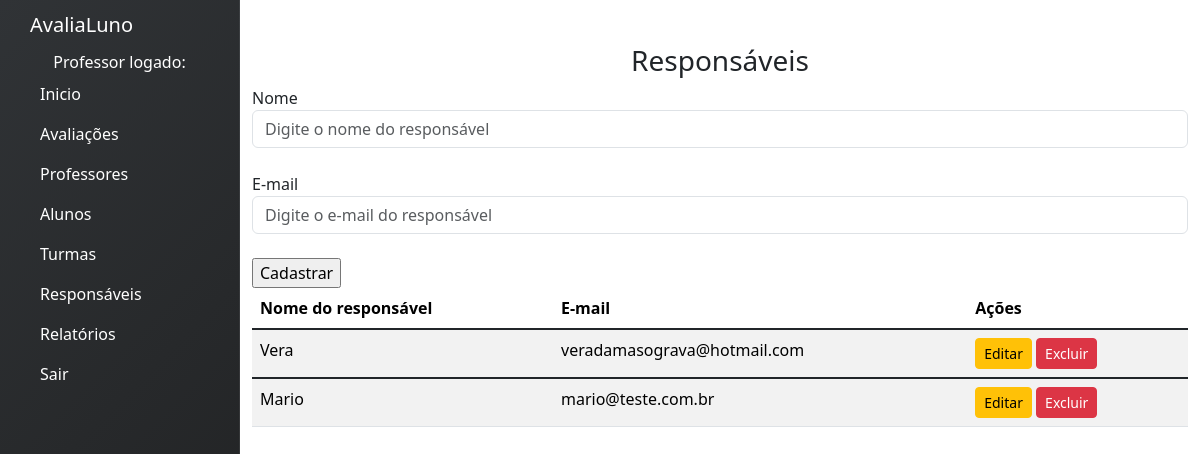
Page /responsaveis on the earlier database version.
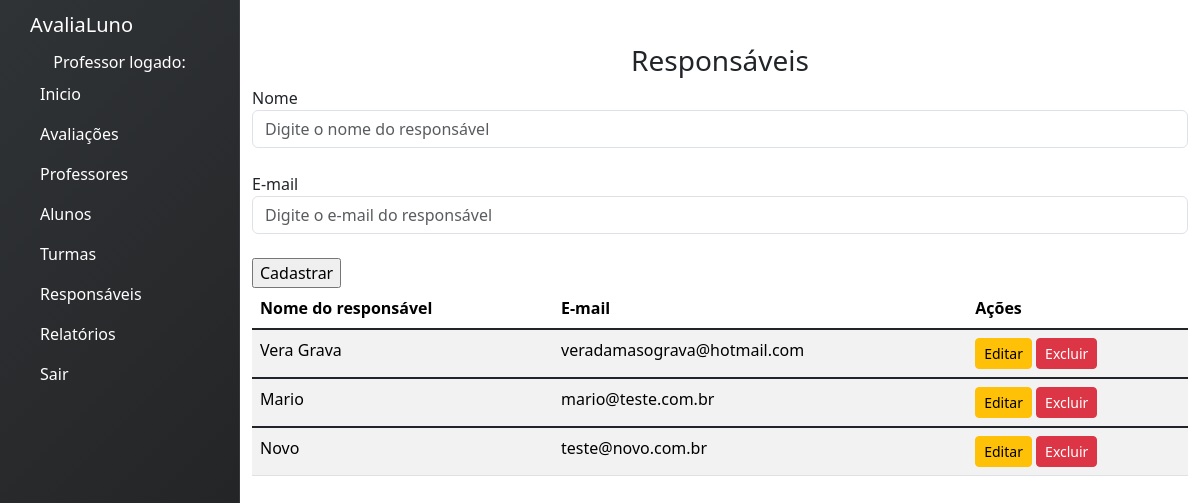
Same page on the later database version.
### avaliacoes/models.py (models this page shows, shortened)
class Responsavel(models.Model):
    nome = models.CharField(max_length=100)
    email = models.EmailField()
    class Meta:
        verbose_name = "Responsável"
        verbose_name_plural = "Responsáveis" # Define o nome plural personalizado

### avaliacoes/views.py (the view, shortened to what this page needs)
# urls.py: path('responsaveis', views.responsaveis, name='responsaveis'),
def responsaveis(request):
    lista_responsaveis = Responsavel.objects.all()
    return render(request,'responsaveis.html',{'lista_responsaveis':lista_responsaveis})

### avaliacoes/templates/responsaveis.html (shortened to what this page needs)
{% extends 'base.html' %}
{% block content %}
<h3><center> Responsáveis </center></h3>
<form action="" method="POST">
  <div class="form-group">
    <label for="exampleFormControlInput1">Nome</label>
    <input type="text" name="nome" id="nome" class="form-control" id="exampleFormControlInput1" placeholder="Digite o nome do responsável">
  </div>
  <br>
  <div class="form-group">
    <label for="exampleFormControlInput1">E-mail</label>
    <input type="text" name="email" id="email" class="form-control" id="exampleFormControlInput1" placeholder="Digite o e-mail do responsável">
  </div>
  <div class="form-group">
    <br>
    <input type="submit" name="salvar_responsavel" id="btnSalvar" value="Cadastrar">
  </div>
</form>
<div class="table-wrapper-scroll-y my-custom-scrollbar">
  <table class="table table-striped mb-1">
      <thead>
          <tr>
              <th scope="col">Nome do responsável</th>
              <th scope="col">E-mail</th>
              <th scope="col">Ações</th>
          </tr>
      </thead>
          {% for responsavel in lista_responsaveis %}
          <tbody>
              <tr>
                  <td>{{ responsavel.nome }}</td>
                  <td>{{ responsavel.email }}</td>
                  <td>
                    <button class="btn btn-sm btn-warning"
                      onclick="editarResponsavel(
                        '{{ responsavel.id }}',
                        '{{ responsavel.nome }}',
                        '{{ responsavel.email }}'
                      )">
                      Editar
                    </button>
                    <button class="btn btn-sm btn-danger"
                      onclick="abrirModalExcluir('{{ responsavel.id }}')">
                      Excluir
                    </button>
                  </td>
              </tr>
          </tbody>
          {% endfor %}
  </table>
</div>
{% endblock %}

Differences in the rows shown:
changed Responsavel "veradamasograva@hotmail.com": nome "Vera" → "Vera Grava"
added Responsavel: nome "Novo", email "teste@novo.com.br"
